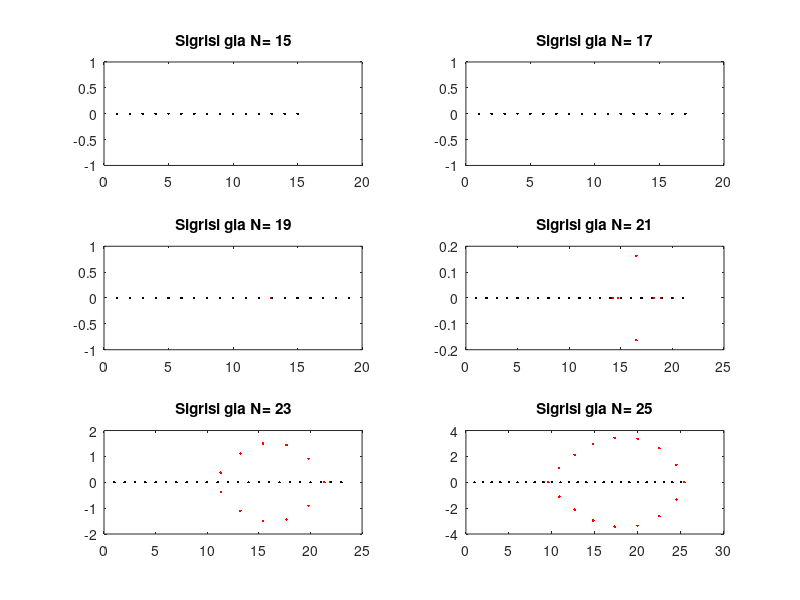

Write the MATLAB code that produced this figure.
i=0;%Thetoume enan counter iso me to 0.
rizes = zeros(6,26);%Arxikopoihsh tou pinaka rizes.
p = zeros(6,26);%Arxikopoihsh tou pinaka p.
p2 = zeros(6,2);%Arxikopoihsh tou pinaka p2.
rizes2 = zeros(6,26);%Arxikopoihsh tou pinaka rizes2.
for n=[15:2:25]
    i = i+1;
    rizes(i,1:n) = 1:n;%Gia n=15:2:25 apo8ikeyoume ston pinaka rizes tis rizes tou ka8e polywnumou.
    p(i,1:n+1) = poly(rizes(i,1:n));%Xrisimopoioume tin poly gia na apo8ikeusoume tous sintelestes tou ka8e polywnumou.
    p2(i,1:2) = polyval(p(i,1:n+1),[1 n]);%Xrisimopoioume tin polyval sta simia 1,n gia na apothikeusoume ta apotelesmata.
    rizes2(i,1:n) = roots(p(i,1:n+1));%Xrisimopoioume tin roots gia na vroume tis rizes tou polywnumou.
    
    subplot(3,2,i)
    plot(real(rizes2(i,1:n)), imag(rizes2(i,1:n)), 'r.', real(rizes(i,1:n)),0, 'k.')
    title(['Sigrisi gia N= ', num2str(n)])%Me tin num2str(n) vazoume sto title gia ka8e subplot to N tou poluwnumou.
end